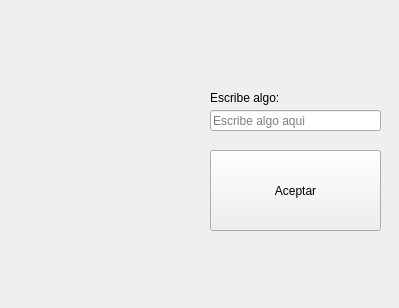
<?xml version="1.0" encoding="UTF-8"?>
<ui version="4.0">
 <class>MainWindow</class>
 <widget class="QMainWindow" name="MainWindow">
  <property name="geometry">
   <rect>
    <x>0</x>
    <y>0</y>
    <width>399</width>
    <height>308</height>
   </rect>
  </property>
  <property name="windowTitle">
   <string>Trumpas</string>
  </property>
  <widget class="QWidget" name="centralwidget">
   <widget class="QLabel" name="label">
    <property name="geometry">
     <rect>
      <x>10</x>
      <y>30</y>
      <width>181</width>
      <height>251</height>
     </rect>
    </property>
    <property name="text">
     <string/>
    </property>
    <property name="pixmap">
     <pixmap>trump.png</pixmap>
    </property>
    <property name="scaledContents">
     <bool>true</bool>
    </property>
   </widget>
   <widget class="QLineEdit" name="txtEntrada">
    <property name="geometry">
     <rect>
      <x>210</x>
      <y>110</y>
      <width>171</width>
      <height>21</height>
     </rect>
    </property>
    <property name="maxLength">
     <number>10</number>
    </property>
    <property name="echoMode">
     <enum>QLineEdit::EchoMode::Normal</enum>
    </property>
    <property name="placeholderText">
     <string>Escribe algo aqui</string>
    </property>
   </widget>
   <widget class="QLabel" name="label_2">
    <property name="geometry">
     <rect>
      <x>210</x>
      <y>90</y>
      <width>161</width>
      <height>16</height>
     </rect>
    </property>
    <property name="text">
     <string>Escribe algo:</string>
    </property>
   </widget>
   <widget class="QPushButton" name="btnAceptar">
    <property name="geometry">
     <rect>
      <x>210</x>
      <y>150</y>
      <width>171</width>
      <height>81</height>
     </rect>
    </property>
    <property name="text">
     <string>Aceptar</string>
    </property>
   </widget>
  </widget>
 </widget>
 <resources/>
 <connections/>
</ui>
